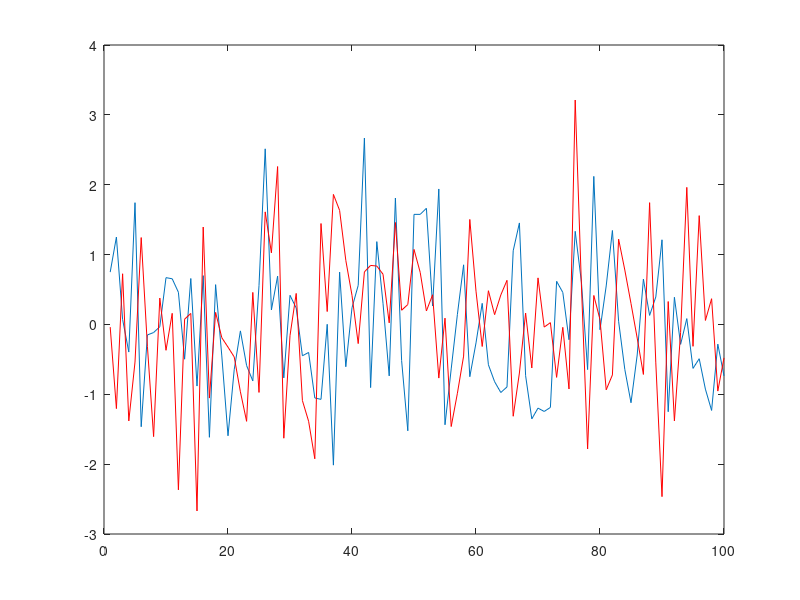
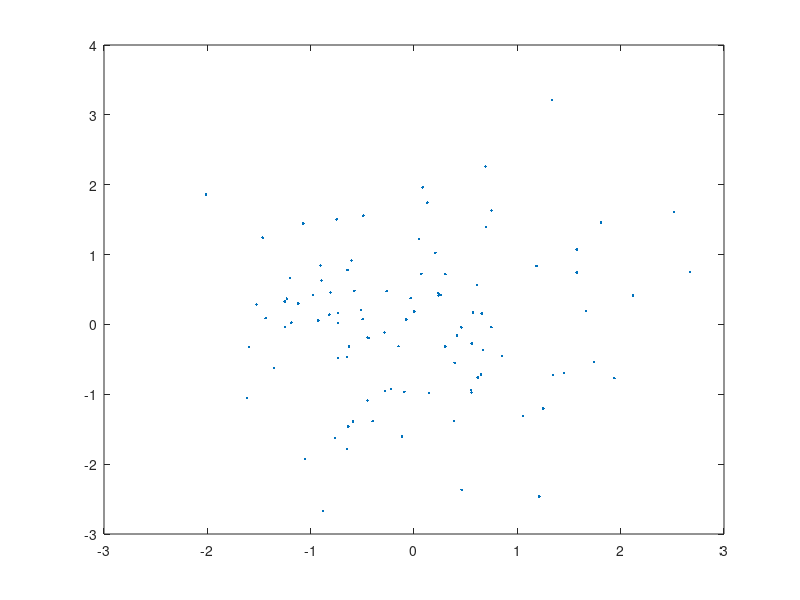
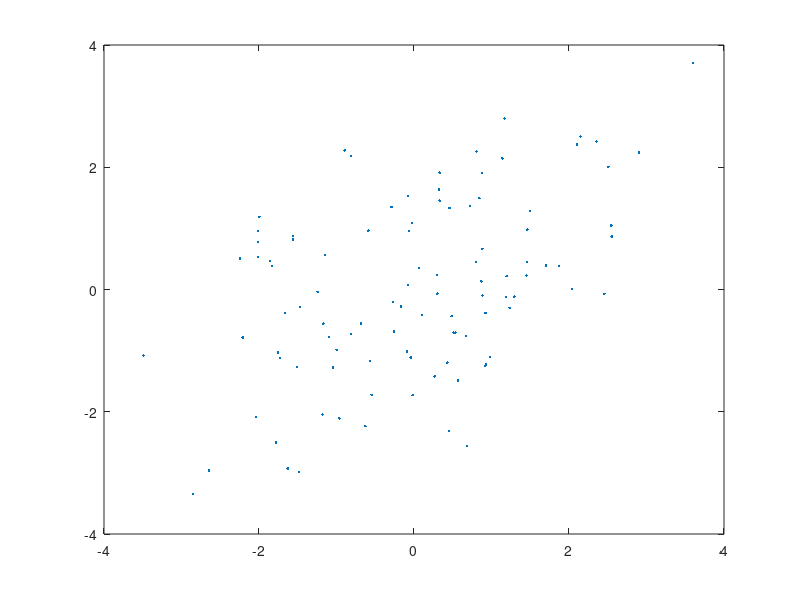
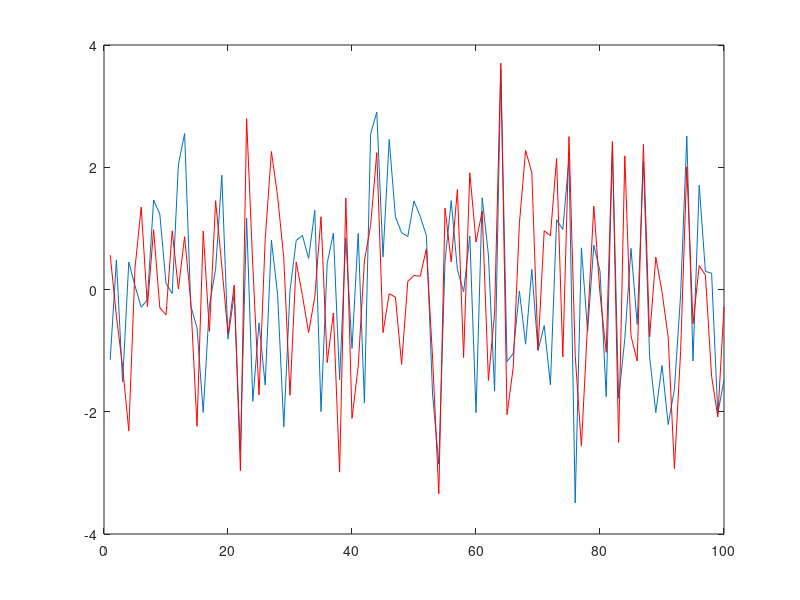

Recreate these plots in MATLAB, in order. (Note: this script raises an error after producing the figures.)
% dealing with the concept of covariance

% create some random vectors
x = randn(1,100);
x = x-mean(x);
y = randn(1,100);
y = y-mean(y);

covxy = (x*y')/99;
figure; plot(x); hold on; plot(y,'r');
figure; plot(x,y,'.');

c = randn(1,100);
x = randn(1,100)+c;
x = x-mean(x);
y = randn(1,100)+c;
y = y-mean(y);

covxy = (x*y')/99
figure; plot(x,y,'.');
figure; plot(x); hold on; plot(y,'r');

c = randn(1,100);
x = randn(1,100)+2.*c;
x = x-mean(x);
y = randn(1,100)+2.*c;
y = y-mean(y);

covxy = (x*y')/99
figure; plot(x,y,'.');
figure; plot(x); hold on; plot(y,'r');

c = randn(1,100);
x = randn(1,100)+2.*c;
x = x-mean(x);
y = randn(1,100)-2.*c;
y = y-mean(y);

covxy = (x*y')/99
figure; plot(x,y,'.');
figure; plot(x); hold on; plot(y,'r');

% compute the covariance matrix from some simulated data in 2 different
% ways
[data,time]=ni2_activation;
[data2,time]=ni2_activation('frequency',11,'latency',0.48);
sens=ni2_sensors('type','eeg');
headmodel=ni2_headmodel('type','spherical','nshell',3);
leadfield=ni2_leadfield(sens,headmodel,[4.9 0 6.2 0 1 0]);
leadfield2=ni2_leadfield(sens,headmodel,[-5.3 0 5.9 1 0 0]);

% way 1
sensordata=leadfield*data+leadfield2*data2;
C1=sensordata*sensordata';

% way 2
sourcecov=[data; data2]*[data; data2]';
C2=leadfield*leadfield'   * sourcecov(1,1)   + ...
   leadfield*leadfield2'  * sourcecov(1,2)   + ...
   leadfield2*leadfield'  * sourcecov(2,1)   + ...
   leadfield2*leadfield2' * sourcecov(2,2);
 
 

%% do the beamforming on some simulated data

% create a leadfield for a few locations
sens=ni2_sensors('type','meg');

headmodel=ni2_headmodel('type','spherical','nshell',1);
leadfield1=ni2_leadfield(sens,headmodel,[4.9 0 6.2 0 1 0]); % position 2352 in grid
leadfield2=ni2_leadfield(sens,headmodel,[-5.3 0 5.9 1 0 0]); % position 2342 in grid
leadfield3=ni2_leadfield(sens,headmodel,[4.2 -2 7 0 0.2 0.7]); % 2674
leadfield4=ni2_leadfield(sens,headmodel,[-2 -7.8 3 -1 0 0]); % 1110

% create the time course of activation
[s1,t1]=ni2_activation('latency',.45,'frequency',3);
[s2,t2]=ni2_activation('latency',.5);
[s3,t3]=ni2_activation('latency',.55,'frequency',30);
[s4,t4]=ni2_activation('latency',.5, 'frequency',15);

% create the sensor data
sensordata=leadfield1*s1+leadfield2*s2+leadfield3*s3+leadfield4*s4+randn(301,1000)*0.04e-8;

% create a 3D grid
sourcemodel=ni2_sourcemodel('type','grid','resolution',1);

% use FieldTrip to quickly compute the forward model
cfg = [];
cfg.grid = sourcemodel;
cfg.grad = sens;
cfg.vol  = headmodel;
%cfg.normalize = 'yes';
sourcemodel = ft_prepare_leadfield(cfg);
L = cat(2,sourcemodel.leadfield{sourcemodel.inside});

% compute the covariance
C  = cov(sensordata');
iC = pinv(C); % so that we compute it only once
iCr = inv(C+eye(301)*5e-19);

% compute the beamformer spatial filter
for ii=1:size(L,2)/3
  indx=(ii-1)*3+(1:3);
  Lr=L(:,indx);  % Lr is the leadfield for source r
  wbfr(indx,:)=pinv(Lr'*iCr*Lr)*Lr'*iCr;
  wbf(indx,:)=pinv(Lr'*iC*Lr)*Lr'*iC;
end
sbf=wbf*sensordata;
sbfr=wbfr*sensordata;

wmn=L'*inv(L*L'+eye(301)*1e-15);
smn=wmn*sensordata;

sel=find(ismember(find(sourcemodel.inside), [1110 2342 2352 2674]));
sel=repmat((sel-1)*3,1,3)+repmat(1:3,numel(sel),1);

figure;
%subplot(1,2,1); plot(t1,sbf(sel(1,:),:));
subplot(1,2,1); plot(t1,sbfr(sel(1,:),:));
subplot(1,2,2); plot(t1,s4);
%subplot(1,2,2); plot(t1,smn(sel(1,:),:));

figure;
subplot(1,2,1); plot(t1,sbf(sel(2,:),:));
subplot(1,2,2); plot(t1,s2);
%subplot(1,2,2); plot(t1,smn(sel(2,:),:));

figure;
subplot(1,2,1); plot(t1,sbfr(sel(3,:),:));
subplot(1,2,2); plot(t1,s1);
%subplot(1,2,2); plot(t1,smn(sel(3,:),:));

figure;
subplot(1,2,1); plot(t1,sbf(sel(4,:),:));
subplot(1,2,2); plot(t1,s3);
%subplot(1,2,2); plot(t1,smn(sel(4,:),:));


% compute the beamformer spatial filter with limited data available
R10  = cov(sensordata(:,491:500)');
iR10 = inv(R10+eye(301)*0.1e-25);
% compute the beamformer spatial filter
for ii=1:size(L,2)/3
  indx=(ii-1)*3+(1:3);
  Lr=L(:,indx); % Lr is the leadfield for source r
  wbf10(indx,:)=pinv(Lr'*iR10*Lr)*Lr'*iR10;
end
sbf10 = wbf10*sensordata;

figure;
subplot(2,2,1); plot(t1,sbf(sel(1,:),:)); xlabel('sbf');
subplot(2,2,2); plot(t1,sbfr(sel(1,:),:)); xlabel('sbfr');
subplot(2,2,3); plot(t1,sbf10(sel(1,:),:)); xlabel('sbf10');
subplot(2,2,4); plot(t1,s4); xlabel('simulated source 4');

figure;
subplot(2,2,1); plot(t1,sbf(sel(2,:),:)); xlabel('sbf');
subplot(2,2,2); plot(t1,sbfr(sel(2,:),:)); xlabel('sbfr');
subplot(2,2,3); plot(t1,sbf10(sel(2,:),:)); xlabel('sbf10');
subplot(2,2,4); plot(t1,s2); xlabel('simulated source 2');

figure;
subplot(2,2,1); plot(t1,sbf(sel(3,:),:)); xlabel('sbf');
subplot(2,2,2); plot(t1,sbfr(sel(3,:),:)); xlabel('sbfr');
subplot(2,2,3); plot(t1,sbf10(sel(3,:),:)); xlabel('sbf10');
subplot(2,2,4); plot(t1,s1); xlabel('simulated source 1');

figure;
subplot(2,2,1); plot(t1,sbf(sel(4,:),:)); xlabel('sbf');
subplot(2,2,2); plot(t1,sbfr(sel(4,:),:)); xlabel('sbfr');
subplot(2,2,3); plot(t1,sbf10(sel(4,:),:)); xlabel('sbf10');
subplot(2,2,4); plot(t1,s3); xlabel('simulated source 3');

%% depth bias

pbf = var(sbf,[],2);
pbf = sum(reshape(pbf,3,[]));

source.pos=sourcemodel.pos;
source.dim=sourcemodel.dim;
source.inside=sourcemodel.inside;
source.avg.pow=zeros(size(source.pos,1),1);
source.avg.pow(source.inside)=pbf;

cfg = [];
cfg.funparameter='avg.pow';
cfg.method='slice';
cfg.nslices=10;
cfg.funcolorlim=[0 0.2];
ft_sourceplot(cfg,source);

%% contrast between 2 conditions
% create the sensor data for the second condition
sensordata2=1.25.*leadfield1*s1+0.8.*leadfield2*s2+0.8.*leadfield3*s3+1.25.*leadfield4*s4+randn(301,1000)*0.04e-8;

% compute the covariance
C2  = cov([sensordata sensordata2]');
iC2 = pinv(C2); % so that we compute it only once
iCr2 = inv(C2+eye(301)*1e-19);

% compute the beamformer spatial filter
for ii=1:size(L,2)/3
  indx=(ii-1)*3+(1:3);
  Lr=L(:,indx);  % Lr is the leadfield for source r
  wbfr2(indx,:)=pinv(Lr'*iCr2*Lr)*Lr'*iCr2;
end
sbfr2=wbfr2*sensordata2;
pbfr2=var(sbfr2,[],2);
pbfr2=sum(reshape(pbfr2,3,[]));
sbfr1=wbfr2*sensordata;
pbfr1=var(sbfr1,[],2);
pbfr1=sum(reshape(pbfr1,3,[]));
source.avg.pow(source.inside)=(pbfr1-pbfr2)./(pbfr1+pbfr2);

cfg = [];
cfg.funparameter='avg.pow';
cfg.method='slice';
cfg.nslices=10;
cfg.funcolorlim=[-.2 .2];
ft_sourceplot(cfg,source);

%% correlated sources
sens=ni2_sensors('type','meg');
headmodel=ni2_headmodel('type','spherical','nshell',1);
leadfield1=ni2_leadfield(sens,headmodel,[-5.3 0 5.9 1 0 0]); % position 2342 in grid
leadfield2=ni2_leadfield(sens,headmodel,[4.9 0 6.2 0 1 0]); % position 2352 in grid

% create the time course of activation
[s1,t1]=ni2_activation('latency',.5,'frequency',10);
[s2,t2]=ni2_activation('latency',.478,'frequency',10);
corr(s1',s2')

% create the sensor data
sensordata=leadfield1*s1+leadfield2*s2+randn(301,1000)*0.04e-8;

% create a 3D grid
sourcemodel=ni2_sourcemodel('type','grid','resolution',1);

% use FieldTrip to quickly compute the forward model
cfg = [];
cfg.grid = sourcemodel;
cfg.grad = sens;
cfg.vol  = headmodel;
%cfg.normalize = 'yes';
sourcemodel = ft_prepare_leadfield(cfg);
L = cat(2,sourcemodel.leadfield{sourcemodel.inside});

% compute the covariance
C  = cov(sensordata');
iCr = inv(C+eye(301)*5e-19);

% compute the beamformer spatial filter
for ii=1:size(L,2)/3
  indx=(ii-1)*3+(1:3);
  Lr=L(:,indx);  % Lr is the leadfield for source r
  wbfr(indx,:)=pinv(Lr'*iCr*Lr)*Lr'*iCr;
end
sbfr=wbfr*sensordata;

sel=find(ismember(find(sourcemodel.inside), [2342 2352]));
sel=repmat((sel-1)*3,1,3)+repmat(1:3,numel(sel),1);

figure;
subplot(1,2,1); plot(t1,sbfr(sel(1,:),:));
subplot(1,2,2); plot(t1,s1);

figure;
subplot(1,2,1); plot(t1,sbfr(sel(2,:),:));
subplot(1,2,2); plot(t1,s2);

pbf=var(sbfr,[],2);
pbf=sum(reshape(pbf,3,numel(pbf)/3));

source.pos=sourcemodel.pos;
source.dim=sourcemodel.dim;
source.inside=sourcemodel.inside;
source.avg.pow=zeros(size(source.pos,1),1);
source.avg.pow(source.inside)=pbf;
 
cfg=[];
cfg.funparameter='avg.pow';
cfg.method='slice';
cfg.nslices=4;
cfg.slicerange=[5 8];
cfg.funcolorlim=[0 0.08];
ft_sourceplot(cfg,source);
